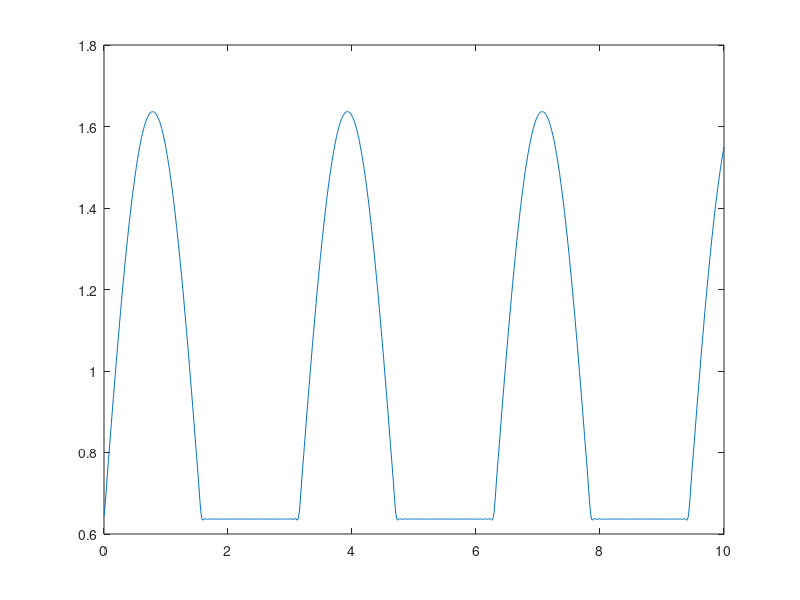

The MATLAB script that drew this image:
t=0:10/1000:10;
s=0;
for k=0:20
    s=s+(1/pi)*(2/((2*k+1)*(2*k-1)))*(cos((2*k)*(2*t)));
    m=(1/pi)+(1/2)*sin(2*t)-s;
end
plot(t,m)